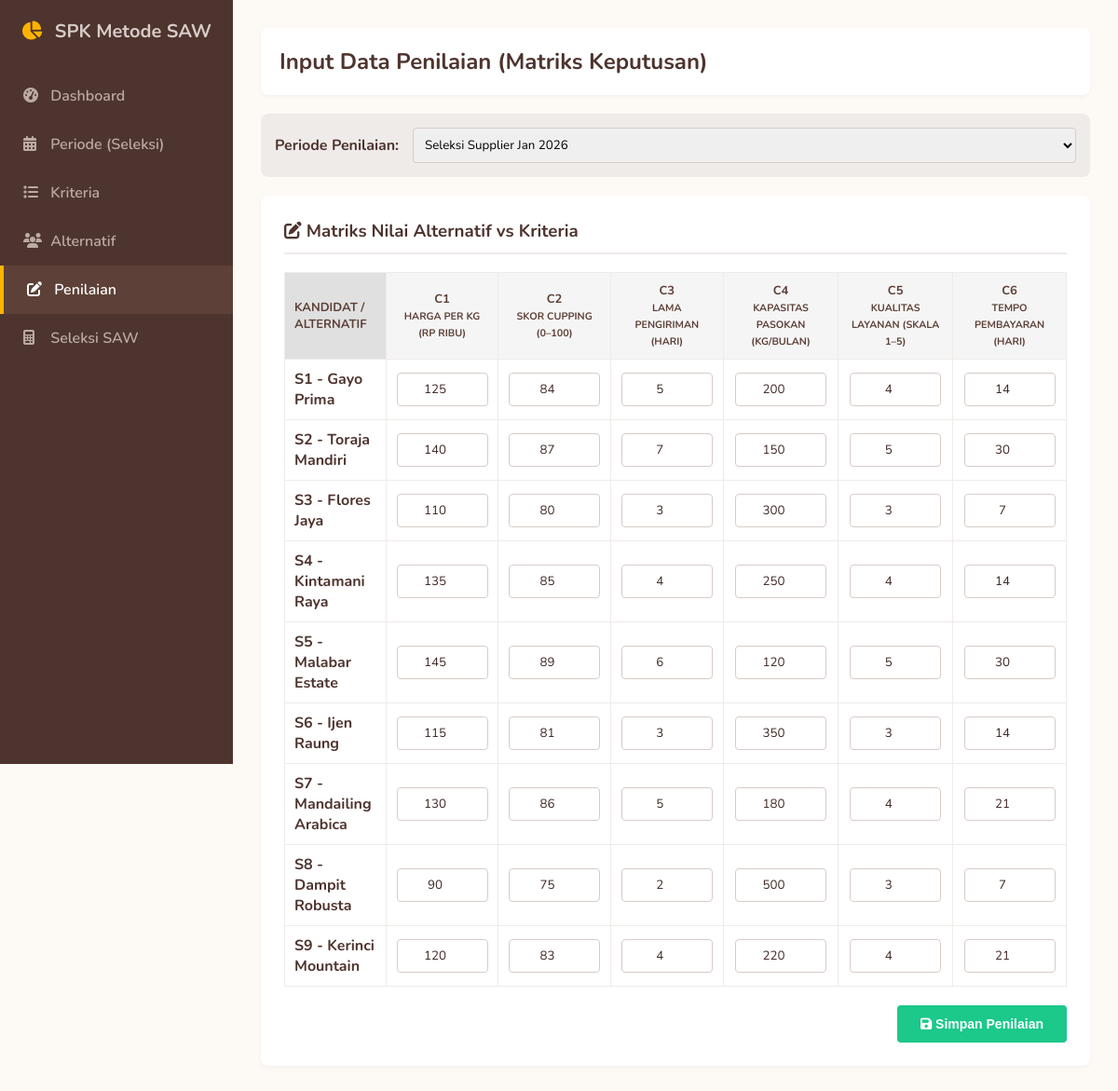
The page /penilaian.php on the database its author committed.
### tables this page shows
CREATE TABLE `kriteria` (
  `id_kriteria` int NOT NULL,
  `id_periode` int DEFAULT NULL,
  `kode_kriteria` varchar(10) NOT NULL,
  `nama_kriteria` varchar(100) NOT NULL,
  `tipe` enum('Benefit','Cost') NOT NULL,
  `bobot` float NOT NULL
);

CREATE TABLE `alternatif` (
  `id_alternatif` int NOT NULL,
  `id_periode` int NOT NULL,
  `kode_alternatif` varchar(10) NOT NULL,
  `nama_alternatif` varchar(100) NOT NULL
);

CREATE TABLE `penilaian` (
  `id_penilaian` int NOT NULL,
  `id_alternatif` int NOT NULL,
  `id_kriteria` int NOT NULL,
  `nilai` float NOT NULL
);

### penilaian.php (the view, shortened to what this page needs)
<?php
include 'koneksi.php';
$queryPeriode = mysqli_query($conn, "SELECT * FROM periode ORDER BY id_periode DESC");
$periodeAktif = isset($_GET['id_periode']) ? $_GET['id_periode'] : '';
if (empty($periodeAktif) && mysqli_num_rows($queryPeriode) > 0) {
    $firstPeriode = mysqli_fetch_assoc(mysqli_query($conn, "SELECT id_periode FROM periode ORDER BY id_periode DESC LIMIT 1"));
    $periodeAktif = $firstPeriode['id_periode'];
}
$queryKriteria = mysqli_query($conn, "SELECT * FROM kriteria WHERE id_periode = '$periodeAktif' ORDER BY kode_kriteria ASC");
$queryAlternatif = mysqli_query($conn, "SELECT * FROM alternatif WHERE id_periode = '$periodeAktif' ORDER BY kode_alternatif ASC");
$kriteria_list = [];
while ($k = mysqli_fetch_assoc($queryKriteria)) {
    $kriteria_list[] = $k;
}
?>
<!DOCTYPE html>
<html lang="id">
<head>
    <link rel="stylesheet" href="https://cdnjs.cloudflare.com/ajax/libs/font-awesome/6.4.0/css/all.min.css">
</head>
<body>
    <div class="sidebar">
        <div class="sidebar-brand"><i class="fas fa-chart-pie"></i> SPK Metode SAW</div>
        <a href="index.php" class="nav-item"><i class="fas fa-tachometer-alt"></i> Dashboard</a>
        <a href="periode.php" class="nav-item"><i class="fas fa-calendar-alt"></i> Periode (Seleksi)</a>
        <a href="kriteria.php" class="nav-item"><i class="fas fa-list"></i> Kriteria</a>
        <a href="alternatif.php" class="nav-item"><i class="fas fa-users"></i> Alternatif</a>
        <a href="penilaian.php" class="nav-item active"><i class="fas fa-edit"></i> Penilaian</a>
        <a href="hitung.php" class="nav-item"><i class="fas fa-calculator"></i> Seleksi SAW</a>
    </div>
    <div class="main-content">
        <div class="header">
            <h2 style="margin: 0; color: #4e342e;">Input Data Penilaian (Matriks Keputusan)</h2>
        </div>
        <div class="filter-box">
            <strong style="color: #4e342e;">Periode Penilaian:</strong>
            <form action="" method="GET" style="display: flex; gap: 10px; flex: 1;">
                <select name="id_periode" style="flex: 1;" onchange="this.form.submit()">
                    <?php
                    mysqli_data_seek($queryPeriode, 0);
                    while($p = mysqli_fetch_assoc($queryPeriode)) {
                        $selected = ($p['id_periode'] == $periodeAktif) ? 'selected' : '';
                        echo "<option value='{$p['id_periode']}' $selected>{$p['nama_periode']}</option>";
                    }
                    ?>
                </select>
            </form>
        </div>
        <?php if(!empty($periodeAktif) && count($kriteria_list) > 0 && mysqli_num_rows($queryAlternatif) > 0) { ?>
        <div class="crud-box">
            <h3><i class="fas fa-edit"></i> Matriks Nilai Alternatif vs Kriteria</h3>
            <form action="" method="POST">
                <table>
                    <tr>
                        <th style="text-align: left; background-color: #e0e0e0;">Kandidat / Alternatif</th>
                        <?php foreach($kriteria_list as $krit) { ?>
                            <th><?= $krit['kode_kriteria'] ?><br><small><?= $krit['nama_kriteria'] ?></small></th>
                        <?php } ?>
                    </tr>
                    <?php
                    while($alt = mysqli_fetch_assoc($queryAlternatif)) {
                        $id_alt = $alt['id_alternatif'];
                    ?>
                    <tr>
                        <td style="text-align: left; font-weight: bold; color: #4e342e;"><?= $alt['kode_alternatif'] ?> - <?= $alt['nama_alternatif'] ?></td>
                        <?php
                        foreach($kriteria_list as $krit) {
                            $id_krit = $krit['id_kriteria'];
                            $qNilai = mysqli_query($conn, "SELECT nilai FROM penilaian WHERE id_alternatif='$id_alt' AND id_kriteria='$id_krit'");
                            $dataNilai = mysqli_fetch_assoc($qNilai);
                            $val = ($dataNilai) ? $dataNilai['nilai'] : '';
                        ?>
                            <td><input type="number" step="0.01" name="nilai[<?= $id_alt ?>][<?= $id_krit ?>]" value="<?= $val ?>" required></td>
                        <?php } ?>
                    </tr>
                    <?php } ?>
                </table>
                <div style="text-align: right;">
                    <button type="submit" name="simpan" class="btn-simpan"><i class="fas fa-save"></i> Simpan Penilaian</button>
                </div>
            </form>
        </div>
        <?php } else { ?>
            <div class="crud-box">
                <p style="text-align: center; color: #e74a3b; font-weight: bold;">Data Kriteria atau Alternatif pada periode ini masih kosong. Silakan lengkapi master data terlebih dahulu.</p>
            </div>
        <?php } ?>
    </div>
</body>
</html>

### penilaian.php (style rules this page uses)
body { font-family: 'Nunito', sans-serif; background-color: #fdfaf6; margin: 0; display: flex; color: #3e2723; }
.sidebar { width: 250px; background-color: #4e342e; height: 100vh; padding-top: 20px; position: fixed; }
.sidebar-brand { text-align: center; font-size: 20px; font-weight: bold; color: #d7ccc8; margin-bottom: 30px; }
.sidebar-brand i { color: #ffb300; margin-right: 8px; }
.nav-item { padding: 15px 25px; display: block; color: #bcaaa4; text-decoration: none; font-weight: 600; transition: 0.2s; }
.nav-item:hover, .nav-item.active { color: #fff; background-color: #5d4037; border-left: 4px solid #ffb300; }
.nav-item i { width: 25px; }
.main-content { margin-left: 250px; padding: 30px; width: 100%; box-sizing: border-box; }
.header { background: #fff; padding: 20px; border-radius: 8px; box-shadow: 0 2px 4px rgba(0,0,0,0.04); margin-bottom: 20px; }
.crud-box { background: #fff; padding: 25px; border-radius: 8px; box-shadow: 0 2px 4px rgba(0,0,0,0.04); margin-bottom: 30px; }
.crud-box h3 { margin-top: 0; color: #4e342e; border-bottom: 2px solid #efebe9; padding-bottom: 10px; }
table { width: 100%; border-collapse: collapse; margin-top: 15px; }
th, td { padding: 10px; text-align: center; border: 1px solid #efebe9; }
th { background-color: #f5f5f5; color: #5d4037; font-size: 13px; text-transform: uppercase; }
input[type="number"] { width: 80px; padding: 8px; border: 1px solid #d7ccc8; border-radius: 4px; text-align: center; font-family: inherit; color: #3e2723; }
.btn-simpan { background-color: #1cc88a; color: white; border: none; padding: 12px 25px; border-radius: 4px; font-weight: bold; cursor: pointer; margin-top: 20px; font-size: 14px; }
.filter-box { background: #efebe9; padding: 15px; border-radius: 8px; margin-bottom: 20px; display: flex; gap: 15px; align-items: center; }
select { padding: 8px; border: 1px solid #d7ccc8; border-radius: 4px; font-family: inherit; }

### rows shown on the page
kriteria: kode_kriteria "C1", nama_kriteria "HARGA PER KG (RP RIBU)", nilai "125", nilai "140", nilai "110", nilai "135", nilai "145", nilai "115", nilai "130", nilai "90", nilai "120"
kriteria: kode_kriteria "C2", nama_kriteria "SKOR CUPPING (0–100)", nilai "84", nilai "87", nilai "80", nilai "85", nilai "89", nilai "81", nilai "86", nilai "75", nilai "83"
kriteria: kode_kriteria "C3", nama_kriteria "LAMA PENGIRIMAN (HARI)", nilai "5", nilai "7", nilai "6", nilai "3", nilai "2", nilai "4"
kriteria: kode_kriteria "C4", nama_kriteria "KAPASITAS PASOKAN (KG/BULAN)", nilai "200", nilai "150", nilai "300", nilai "250", nilai "120", nilai "350", nilai "180", nilai "500", nilai "220"
kriteria: kode_kriteria "C5", nama_kriteria "KUALITAS LAYANAN (SKALA 1–5)", nilai "4", nilai "5", nilai "3"
kriteria: kode_kriteria "C6", nama_kriteria "TEMPO PEMBAYARAN (HARI)", nilai "14", nilai "30", nilai "7", nilai "21"
alternatif: kode_alternatif "S1", nama_alternatif "Gayo Prima"
alternatif: kode_alternatif "S2", nama_alternatif "Toraja Mandiri"
alternatif: kode_alternatif "S3", nama_alternatif "Flores Jaya", id_alternatif.nilai "3"
alternatif: kode_alternatif "S4", nama_alternatif "Kintamani Raya", id_alternatif.nilai "4"
alternatif: kode_alternatif "S5", nama_alternatif "Malabar Estate", id_alternatif.nilai "5"
alternatif: kode_alternatif "S6", nama_alternatif "Ijen Raung"
alternatif: kode_alternatif "S7", nama_alternatif "Mandailing Arabica"
alternatif: kode_alternatif "S8", nama_alternatif "Dampit Robusta"
alternatif: kode_alternatif "S9", nama_alternatif "Kerinci Mountain"

### other values the page prints
form field id_periode "Seleksi Supplier Jan 2026"
